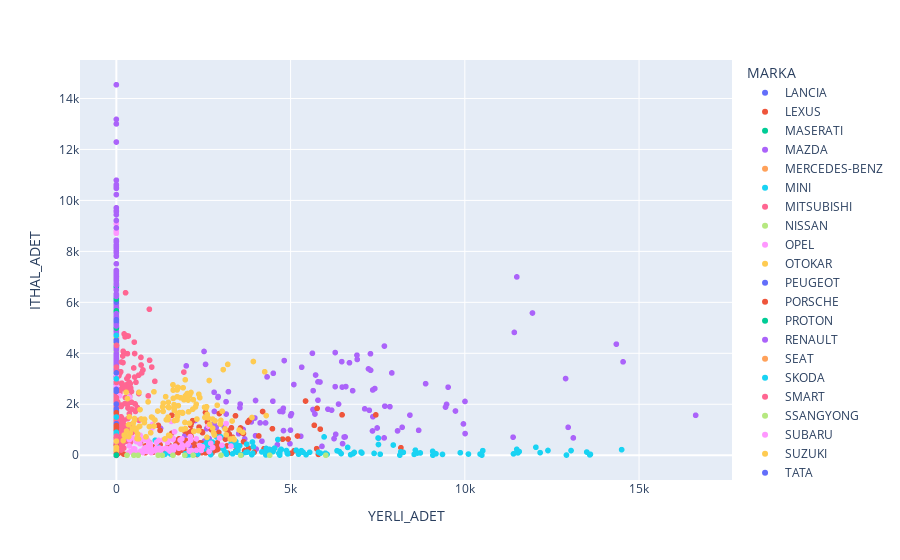

This figure's notebook cell:
### Code cell
fig = px.scatter(data, x="YERLI_ADET", y="ITHAL_ADET", color='MARKA')
fig.show()
